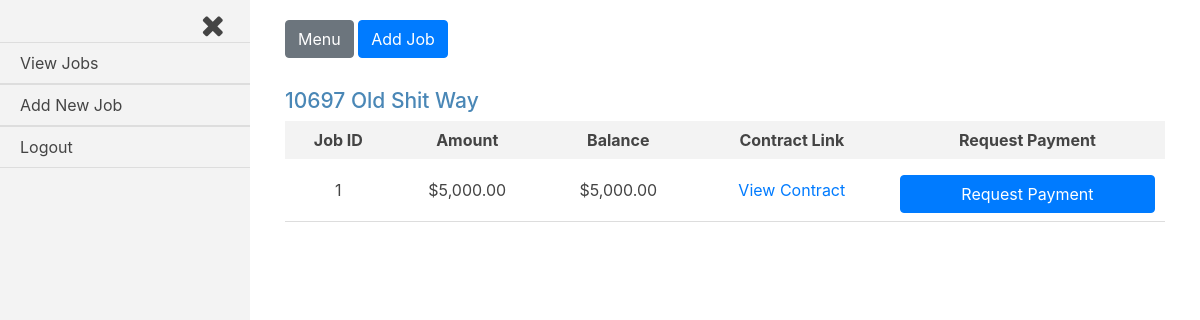
Before: /jobs/ (signed in) with the older database file.
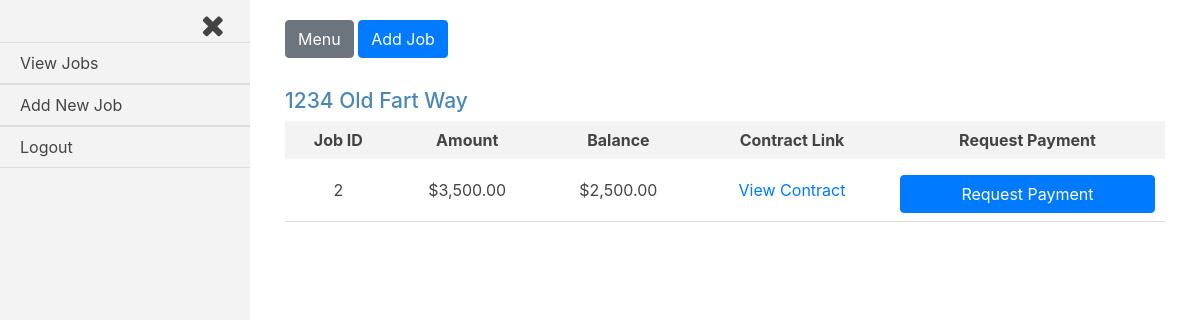
After: the same page with the newer database file.
### jobs/models.py (models this page shows, shortened)
class Current_Worker(models.Model):
    house = models.ForeignKey(House, on_delete=models.CASCADE)
    company = models.ForeignKey(settings.AUTH_USER_MODEL, on_delete=models.CASCADE)
    current = models.BooleanField(default=False)

class House(models.Model):
    address = models.CharField(max_length=250)
    companies = models.ManyToManyField(settings.AUTH_USER_MODEL, through='Current_Worker')
    proposed_jobs = models.BooleanField(default=False)
    pending_payments = models.BooleanField(default=False)
    payment_history = models.BooleanField(default=False)
    completed_jobs = models.BooleanField(default=False)
    customer = models.ForeignKey(settings.AUTH_USER_MODEL, on_delete=models.CASCADE, related_name='customer_house')

class Job(models.Model):
    house = models.ForeignKey(House, on_delete=models.CASCADE)
    company = models.ForeignKey(settings.AUTH_USER_MODEL, on_delete=models.CASCADE)
    start_amount = models.DecimalField(max_digits=8, decimal_places=2, default=0.00)
    start_date = models.DateTimeField(auto_now_add=True, blank=True)
    total_paid = models.DecimalField(max_digits=8, decimal_places=2, default=0.00)
    approved = models.BooleanField(default=False)
    def generate_filename(self, filename):
        file_path = 'uploads/{}/{}'.format(str(self.house.address), str(filename))
        return file_path
    document_link = models.FileField(upload_to=generate_filename)
    balance_amount = models.DecimalField(max_digits=8, decimal_places=2, default=0.00)

### jobs/views.py (the view)
@login_required
def index(request):
    current_user = request.user
    if current_user.is_active and current_user.groups.filter(name='Workers').exists():
        current_workers = Current_Worker.objects.filter(company=current_user, current=True)
        jobs = Job.objects.filter(company=current_user, approved=True, balance_amount__gt=0)
        template = loader.get_template('jobs/index.html')
        form = Request_Payment_Form()
        context = {
            'current_workers': current_workers,
            'jobs': jobs,
            'current_user': current_user,
            'form': form,
        }
        new_user = request.GET.get('new_user')
        if new_user:
            context['new_user'] = new_user
        if request.method == 'POST':
            form = Request_Payment_Form(request.POST)
            if form.is_valid():
                job_id = int(request.POST.get('job_id'))
                job = Job.objects.filter(id=job_id)
                amount = form.cleaned_data['amount']
                """if the current company already has a pending request for payment for a job for a house,
                do NOT write to the Request_Payment table"""
                house = House.objects.filter(address=job[0].house.address)
                flags = [
                    Request_Payment.objects.filter(job=job[0], house=house[0], amount=amount, approved=False),
                    House.objects.filter(address=job[0].house.address, pending_payments=True)
                ]
                if not flags[0]:
                    payment = Request_Payment(job=job[0], house=house[0], amount=amount, approved=False)
                    payment.save()
                if not flags[1]:
                    house.update(pending_payments=True)
                return redirect('/jobs/thank_you')
        else:
            form = Request_Payment_Form()
        return HttpResponse(template.render(context, request))
    else:
        return redirect('/accounts/login')

### jobs/forms.py
class Request_Payment_Form(ModelForm, forms.Form):
    class Meta:
        model = Request_Payment
        exclude = ['job', 'approved', 'house', 'approved_date', 'document_link']
        widgets = {
            'amount': forms.HiddenInput(attrs={'step': '0.01'}),
        }

### jobs/templates/jobs/index.html (shortened to what this page needs)
{% extends 'base_login.html' %}
{% load humanize %}
{% load static %}
{% block body_class %}jobs{% endblock body_class %}
{% block content %}
{% for current_worker in current_workers %}
<div class="job-container">
  <div class="house">
    <h3 class="house-address">{{current_worker.house.address}}</h3>
  </div>
  <div class="jobs">
    <table class="job-summary">
      <tr class="job-headings">
        <th>Job ID</th>
        <th>Amount</th>
        <th>Balance</th>
        <th>Contract Link</th>
        <th>Request Payment</th>
      </tr>
      {% for job in jobs %}
      {% if job.house.address == current_worker.house.address %}
      <tr class="job-info">
        <td>{{job.id}}</td>
        <td>${{job.start_amount|intcomma}}</td>
        <td>${{job.balance_amount|intcomma}}</td>
        <td><a href="{{job.document_link.url}}">View Contract</a></td>
        <td>
          <form class="request-payment-form" action="" method="post">
            <input class="btn btn-primary request-payment" type="submit" name="" value="Request Payment">
          </form>
        </td>
      </tr>
      {% endif %}
      {% endfor %}
    </table>
  </div>
</div>
{% endfor %}
{% endblock content %}

### templates/base_login.html (shortened to what this page needs)
{% load static %}
<!DOCTYPE html>
<html lang="en">
<head>
    <link href="https://maxcdn.bootstrapcdn.com/bootstrap/4.0.0/css/bootstrap.min.css" rel="stylesheet">
    <link href="https://maxcdn.bootstrapcdn.com/font-awesome/4.7.0/css/font-awesome.min.css" rel="stylesheet">
    <link rel="stylesheet" href="{% static 'logged-in.css' %}">
</head>
<body class="{% block body_class %}{% endblock body_class %}">
  <div id="wrapper" class="toggled">
      <div id="sidebar-wrapper">
          <div class="close-nav" href="#"><i class="fa fa-times"></i></div>
          <ul class="sidebar-nav">
              <li>
                  <a href="../jobs">View Jobs</a>
              </li>
              <li>
                  <a href="../addjob">Add New Job</a>
              </li>
              <li>
                  <a href="/accounts/logout">Logout</a>
              </li>
          </ul>
      </div>
      <div id="page-content-wrapper">
          <div class="container-fluid">
              <div class="btn-options-container">
                <a href="#menu-toggle" class="btn btn-secondary" id="menu-toggle">Menu</a>
                <a href="../addjob" class="btn btn-primary" id="add-job">Add Job</a>
              </div>
              {% block content %}
              {% endblock content %}
          </div>
      </div>
  </div>
</body>
</html>

### static/logged-in.css (style rules this page uses)
body { overflow-x: hidden; color: #444; }
body .job-info td:last-child input[type="submit"] { margin-bottom: 0; }
#wrapper { padding-left: 0; -webkit-transition: all 0.5s ease; -moz-transition: all 0.5s ease; -o-transition: all 0.5s ease; transition: all 0.5s ease; }
#wrapper.toggled { padding-left: 250px; }
#sidebar-wrapper { z-index: 1000; position: fixed; left: 250px; width: 0; height: 100%; margin-left: -250px; overflow-y: auto; background-color: #f3f3f3; -webkit-transition: all 0.5s ease; -moz-transition: all 0.5s ease; -o-transition: all 0.5s ease; transition: all 0.5s ease; }
#wrapper.toggled #sidebar-wrapper { width: 250px; }
#page-content-wrapper { width: 100%; position: absolute; padding: 15px; }
#wrapper.toggled #page-content-wrapper { position: absolute; margin-right: -250px; }
.sidebar-nav { width: 250px; margin: 0; padding: 0; list-style: none; }
.sidebar-nav li { text-indent: 20px; line-height: 40px; }
.sidebar-nav li a { display: block; text-decoration: none; color: #444; border-top: 1px solid #ddd; border-bottom: 1px solid #ddd; }
.close-nav { display: block; }
.close-nav i { display: inline-block; margin-left: 171px; color: #444; font-size: 30px; cursor: pointer; padding-left: 30px; padding-right: 26px; padding-top: 10px; }
.job-container { overflow-x: auto; margin-top: 25px; }
.job-container h3 { font-size: 21px; color: #4A87B6; }
.job-headings { background-color: #f3f3f3; }
.job-headings th { padding: 7px 10px; }
.job-summary { width: 100%; min-width: 475px; max-width: 970px; text-align: center; }
.job-summary td { padding: 8px 10px; }
.job-summary td:last-child { padding-top: 16px; vertical-align: top; }
.job-info { border-bottom: 1px solid #ddd; }
@media (min-width:768px) { #wrapper { padding-left: 0; } }
@media (min-width:768px) { #wrapper.toggled { padding-left: 250px; } }
@media (min-width:768px) { #sidebar-wrapper { width: 0; } }
@media (min-width:768px) { #wrapper.toggled #sidebar-wrapper { width: 250px; } }
@media (min-width:768px) { #page-content-wrapper { padding: 20px; position: relative; } }
@media (min-width:768px) { #wrapper.toggled #page-content-wrapper { position: relative; margin-right: 0; } }
form select, form input { margin-bottom: 20px; }
form input { width: 100%; background-color: transparent; border: 1px solid #ddd; padding: 10px; border-radius: 3px; }
form input[type="submit"] { display: block; }
.btn-options-container { margin-bottom: 30px; }

Changed rows visible on the page:
removed Current_Worker: house.address "10697 Old Shit Way"
no longer on this page (row edited): Job: id "1", start_amount "5,000.00", balance_amount "5,000.00", shown under "10697 Old Shit Way"
added Current_Worker: house.address "1234 Old Fart Way"
now on this page (row edited): Job: id "2", start_amount "3,500.00", balance_amount "2,500.00", shown under "1234 Old Fart Way"
